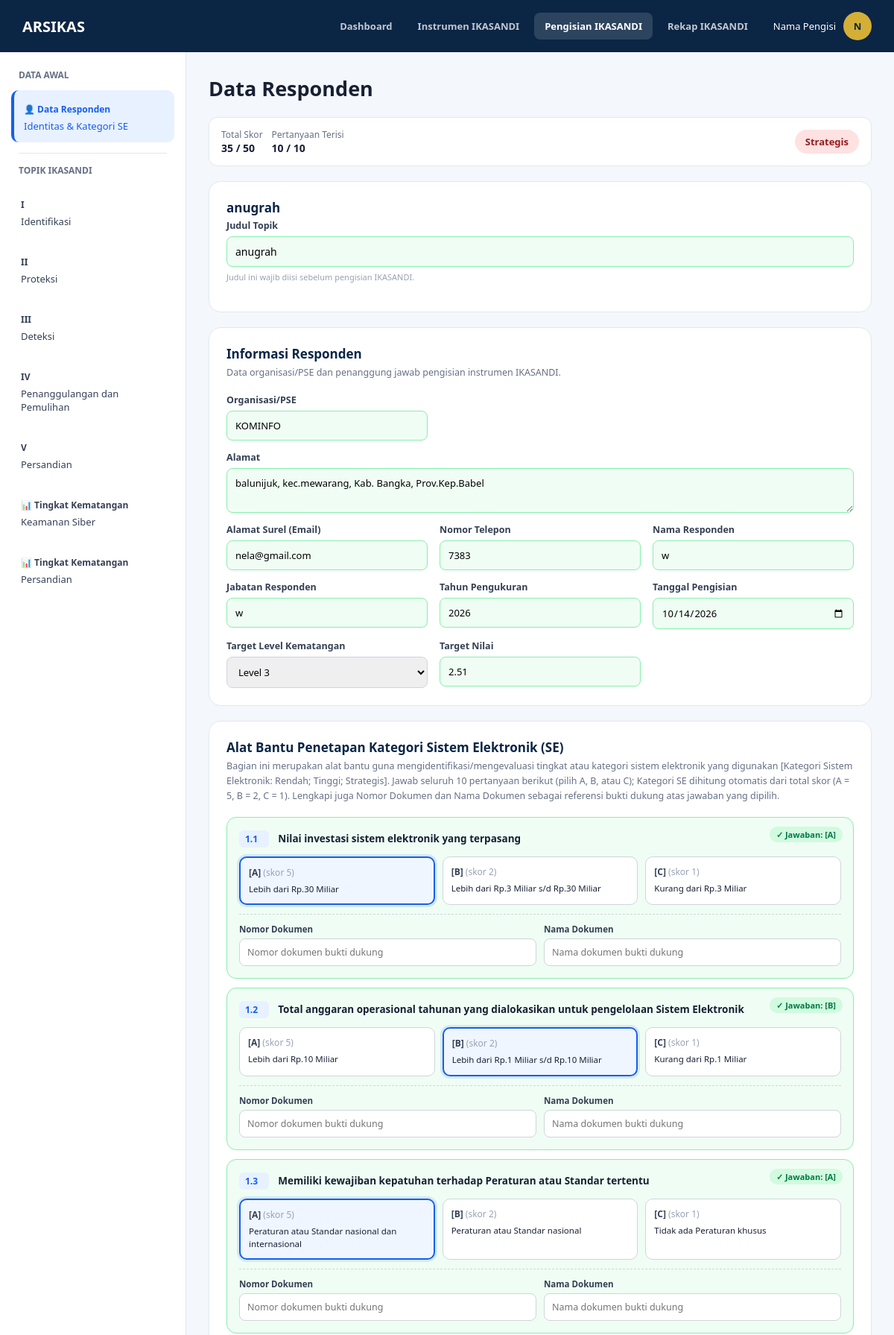
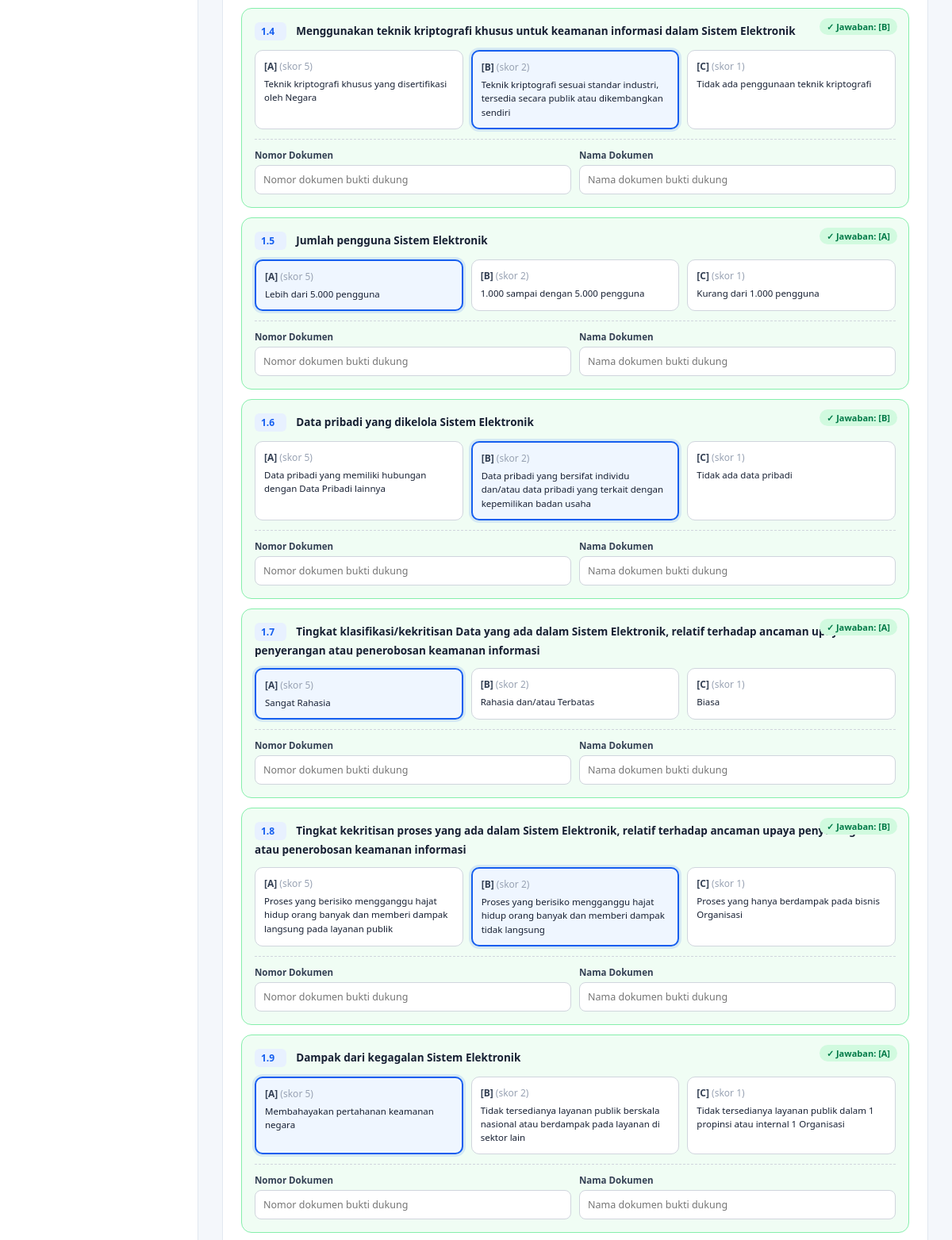
Page /pengisian_ikasandi.php?view=responden (upper part) on the committed database (2 pictures, top to bottom).
### tables this page shows
CREATE TABLE `responden` (
  `id` int(11) NOT NULL,
  `id_users` int(11) NOT NULL,
  `judul_audit` varchar(255) NOT NULL,
  `organisasi_pse` varchar(255) DEFAULT NULL,
  `alamat` text DEFAULT NULL,
  `email` varchar(150) DEFAULT NULL,
  `no_telepon` varchar(50) DEFAULT NULL,
  `nama_responden` varchar(150) DEFAULT NULL,
  `jabatan_responden` varchar(150) DEFAULT NULL,
  `tahun_pengukuran` smallint(6) DEFAULT NULL,
  `tanggal_pengisian` date DEFAULT NULL,
  `target_level_kematangan` varchar(20) DEFAULT NULL,
  `target_nilai` decimal(4,2) DEFAULT NULL,
  `kategori_se` varchar(20) DEFAULT NULL,
  `skor_kategori_se` int(11) DEFAULT NULL,
  `jawaban_alat_bantu_se` text DEFAULT NULL,
  `dokumen_alat_bantu_se` text DEFAULT NULL,
  `created_at` timestamp NOT NULL DEFAULT current_timestamp(),
  `updated_at` timestamp NOT NULL DEFAULT current_timestamp() ON UPDATE current_timestamp()
);

### pengisian_ikasandi.php (the view, shortened to what this page needs)
<?php
require_once 'koneksi.php';
$id_users = (int) ($_SESSION['id_users'] ?? $_SESSION['user_id'] ?? 1);
$nama_pengisi = $_SESSION['nama_lengkap'] ?? $_SESSION['nama'] ?? 'Nama Pengisi';
$id_target = $id_users;
function e($value)
{
    return htmlspecialchars((string) $value, ENT_QUOTES, 'UTF-8');
}
$skor_opsi_se = ['A' => 5, 'B' => 2, 'C' => 1];
$responden = null;
if ($responden === null) {
    $stmt_get_responden = mysqli_prepare(
        $koneksi,
        "SELECT * FROM responden WHERE id_users = ? ORDER BY tanggal_pengisian DESC LIMIT 1"
    );
    if ($stmt_get_responden) {
        mysqli_stmt_bind_param($stmt_get_responden, 'i', $id_target);
        mysqli_stmt_execute($stmt_get_responden);
        $res_responden = mysqli_stmt_get_result($stmt_get_responden);
        $responden = mysqli_fetch_assoc($res_responden) ?: null;
    }
}
$jawaban_ab_se_tersimpan = [];
if ($responden && !empty($responden['jawaban_alat_bantu_se'])) {
    $decoded = json_decode($responden['jawaban_alat_bantu_se'], true);
    if (is_array($decoded)) {
        $jawaban_ab_se_tersimpan = $decoded;
    }
}
$dokumen_ab_se_tersimpan = [];
$skor_tampil     = ($responden && isset($responden['skor_kategori_se']) && $responden['skor_kategori_se'] !== null)
    ? (int) $responden['skor_kategori_se'] : null;
$kategori_tampil = (string) ($responden['kategori_se'] ?? '');
$judul_audit = trim((string) ($responden['judul_audit'] ?? ''));
$kategori = [
    1 => ['kode' => 'I',   'nama' => 'Identifikasi'],
    2 => ['kode' => 'II',  'nama' => 'Proteksi'],
    3 => ['kode' => 'III', 'nama' => 'Deteksi'],
    4 => ['kode' => 'IV',  'nama' => 'Penanggulangan dan Pemulihan'],
    5 => ['kode' => 'V',   'nama' => 'Persandian'],
];
$topik_id = isset($_GET['kategori']) ? (int) $_GET['kategori'] : 1;
$view = $_GET['view'] ?? 'responden';
    ?>
    <?php
$pertanyaan = [];
$sql = "
    SELECT
        id, kode, kategori, pertanyaan,
        indeks_0, indeks_1, indeks_2, indeks_3, indeks_4, indeks_5,
        panduan_indeks_5, keterangan_validasi_sumber
    FROM pertanyaan
    WHERE topik_id = ?
    ORDER BY id ASC
";
$stmt = mysqli_prepare($koneksi, $sql);
if ($stmt) {
    mysqli_stmt_bind_param($stmt, 'i', $topik_id);
    mysqli_stmt_execute($stmt);
    $result = mysqli_stmt_get_result($stmt);
    while ($row = mysqli_fetch_assoc($result)) {
        $pertanyaan[] = $row;
    }
}
foreach ($pertanyaan as $p) {
    $id = (int) $p['id'];
}
?>
<!DOCTYPE html>
<html lang="id">
<head>
</head>
<body>
<header class="header">
    <div class="logo">
        ARSIKAS
    </div>
    <div class="header-kanan">
        <nav class="nav-utama">
            <a href="index.php">Dashboard</a>
            <a href="instrumen_ikasandi.php">Instrumen IKASANDI</a>
            <a href="pengisian_ikasandi.php" class="active">Pengisian IKASANDI</a>
            <a href="rekap_ikasandi.php">Rekap IKASANDI</a>
        </nav>
        <div class="user">
            <?= e($nama_pengisi); ?>
            <div class="avatar">
                <?= e(strtoupper(substr($nama_pengisi, 0, 1))); ?>
            </div>
        </div>
    </div>
</header>
<div class="layout">
<aside class="sidebar">
    <div class="sidebar-title">DATA AWAL</div>
    <a
        href="pengisian_ikasandi.php?view=responden"
        class="kategori <?= ($view === 'responden' ? 'active' : ''); ?>"
    >
        <span class="kategori-kode">👤 Data Responden</span>
        <span class="kategori-nama">Identitas &amp; Kategori SE</span>
    </a>
    <div class="sidebar-sep"></div>
    <div class="sidebar-title">TOPIK IKASANDI</div>
    <?php foreach ($kategori as $id => $item): ?>
        <a
            href="pengisian_ikasandi.php?view=pengisian&kategori=<?= (int) $id; ?>"
            class="kategori <?= ($view === 'pengisian' && $id === $topik_id ? 'active' : ''); ?>"
        >
            <span class="kategori-kode"><?= e($item['kode']); ?></span>
            <span class="kategori-nama"><?= e($item['nama']); ?></span>
        </a>
    <?php endforeach; ?>
    <a
        href="pengisian_ikasandi.php?view=kamsiber"
        class="kategori <?= ($view === 'kamsiber' ? 'active' : ''); ?>"
    >
        <span class="kategori-kode">📊 Tingkat Kematangan</span>
        <span class="kategori-nama">Keamanan Siber</span>
    </a>
    <a
        href="pengisian_ikasandi.php?view=persandian"
        class="kategori <?= ($view === 'persandian' ? 'active' : ''); ?>"
    >
        <span class="kategori-kode">📊 Tingkat Kematangan</span>
        <span class="kategori-nama">Persandian</span>
    </a>
</aside>
<?php if ($view === 'responden'): ?>
<main class="content" style="max-width:1100px;">
    <div class="page-title">
        <div>
            <h1>Data Responden</h1>
        </div>
    </div>
    <div class="se-badge-wrap">
        <div class="se-badge-item">
            Total Skor
            <b id="abseSkorTampil"><?= $skor_tampil !== null ? $skor_tampil : '-'; ?> / 50</b>
        </div>
        <div class="se-badge-item">
            Pertanyaan Terisi
            <b id="abseTerisiTampil"><?= count($jawaban_ab_se_tersimpan); ?> / <?= count($alat_bantu_se); ?></b>
        </div>
        <div class="se-badge <?= e(strtolower($kategori_tampil)); ?>" id="abseKategoriTampil">
        </div>
    </div>
    <div class="rcard">
        <h2 class="rcard-title" id="judulAuditTampil"><?= e($judul_audit !== '' ? $judul_audit : 'Topik IKASANDI'); ?></h2>
        <label class="judul-audit-field">
            Judul Topik
            <input
                type="text"
                id="judulAudit"
                required
                name="judul_audit"
                form="formResponden"
                maxlength="255"
                value="<?= e($judul_audit); ?>"
                placeholder="Ketik judul, misalnya: website am"
            >
            <span class="judul-audit-hint">Judul ini wajib diisi sebelum pengisian IKASANDI.</span>
        </label>
    </div>
    <form method="post" id="formResponden"
          action="pengisian_ikasandi.php?view=responden<?= $id_target !== $id_users ? '&id_users=' . (int) $id_target : ''; ?>">
        <div class="rcard">
            <h2 class="rcard-title">Informasi Responden</h2>
            <p class="rcard-desc">Data organisasi/PSE dan penanggung jawab pengisian instrumen IKASANDI.</p>
            <div class="responden-form">
                <label>
                    Organisasi/PSE
                    <input type="text" name="organisasi_pse" required value="<?= e($responden['organisasi_pse'] ?? ''); ?>">
                </label>
                <label class="full">
                    Alamat
                    <textarea name="alamat" rows="2" required><?= e($responden['alamat'] ?? ''); ?></textarea>
                </label>
                <label>
                    Alamat Surel (Email)
                    <input type="email" name="email" required value="<?= e($responden['email'] ?? ''); ?>">
                </label>
                <label>
                    Nomor Telepon
                    <input type="text" name="no_telepon" required value="<?= e($responden['no_telepon'] ?? ''); ?>">
                </label>
                <label>
                    Nama Responden
                    <input type="text" name="nama_responden" required value="<?= e($responden['nama_responden'] ?? ''); ?>">
                </label>
                <label>
                    Jabatan Responden
                    <input type="text" name="jabatan_responden" required value="<?= e($responden['jabatan_responden'] ?? ''); ?>">
                </label>
                <label>
                    Tahun Pengukuran
                    <input type="number" name="tahun_pengukuran" required min="2000" max="2100"
                           value="<?= e($responden['tahun_pengukuran'] ?? date('Y')); ?>">
                </label>
                <label>
                    Tanggal Pengisian
                    <input type="date" name="tanggal_pengisian_responden" required
                           value="<?= e($responden['tanggal_pengisian'] ?? date('Y-m-d')); ?>">
                </label>
                <label>
                    Target Level Kematangan
                    <select name="target_level_kematangan" required>
                        <?php foreach (['Level 1', 'Level 2', 'Level 3', 'Level 4', 'Level 5'] as $lvl): ?>
                            <option value="<?= e($lvl); ?>"
                                <?= (($responden['target_level_kematangan'] ?? 'Level 3') === $lvl) ? 'selected' : ''; ?>>
                                <?= e($lvl); ?>
                            </option>
                        <?php endforeach; ?>
                    </select>
                </label>
                <label>
                    Target Nilai
                    <input type="number" step="0.01" min="0" max="5" name="target_nilai" required
                           value="<?= e($responden['target_nilai'] ?? '2.51'); ?>">
                </label>
            </div>
        </div>
        <div class="rcard">
            <h2 class="rcard-title">Alat Bantu Penetapan Kategori Sistem Elektronik (SE)</h2>
            <p class="rcard-desc">
                Bagian ini merupakan alat bantu guna mengidentifikasi/mengevaluasi tingkat atau kategori sistem elektronik
                yang digunakan [Kategori Sistem Elektronik: Rendah; Tinggi; Strategis]. Jawab seluruh 10 pertanyaan berikut
                (pilih A, B, atau C); Kategori SE dihitung otomatis dari total skor (A = 5, B = 2, C = 1). Lengkapi juga
                Nomor Dokumen dan Nama Dokumen sebagai referensi bukti dukung atas jawaban yang dipilih.
            </p>
            <?php foreach ($alat_bantu_se as $kode => $item):
                $jawab_tersimpan = $jawaban_ab_se_tersimpan[$kode] ?? '';
                $dok_item  = $dokumen_ab_se_tersimpan[$kode] ?? [];
                $dok_nomor = $dok_item['nomor'] ?? '';
                $dok_nama  = $dok_item['nama'] ?? '';
            ?>
                <div class="abse-item" data-jawaban="<?= e($jawab_tersimpan); ?>">
                    <span class="abse-item-no"><?= e($item['no']); ?></span>
                    <span class="abse-item-judul"><?= e($item['pertanyaan']); ?></span>
                    <div class="abse-opsi-grid">
                        <?php foreach ($item['opsi'] as $huruf => $teks): ?>
                            <div class="abse-opsi">
                                <label for="abse_<?= e($kode); ?>_<?= e($huruf); ?>">
                                    <div class="abse-opsi-title">
                                        [<?= e($huruf); ?>] <span class="abse-opsi-skor">(skor <?= (int) $skor_opsi_se[$huruf]; ?>)</span>
                                    </div>
                                    <?= e($teks); ?>
                                </label>
                            </div>
                        <?php endforeach; ?>
                    </div>
                    <div class="abse-dok-grid">
                        <label>
                            Nomor Dokumen
                            <input
                                type="text"
                                name="ab_se_dok[<?= e($kode); ?>][nomor]"
                                value="<?= e($dok_nomor); ?>"
                                placeholder="Nomor dokumen bukti dukung"
                            >
                        </label>
                        <label>
                            Nama Dokumen
                            <input
                                type="text"
                                name="ab_se_dok[<?= e($kode); ?>][nama]"
                                value="<?= e($dok_nama); ?>"
                                placeholder="Nama dokumen bukti dukung"
                            >
                        </label>
                    </div>
                </div>
            <?php endforeach; ?>
        </div>
    </form>
</main>
<?php endif; ?>
</div>
</body>
</html>

### rows in the picture
responden: judul_audit "anugrah", organisasi_pse "KOMINFO", alamat "balunijuk, kec.mewarang, Kab. Bangka, Prov.Kep.Babel", email "nela@gmail.com", no_telepon "7383", nama_responden "w", jabatan_responden "w", tahun_pengukuran "2026", tanggal_pengisian_responden "10/14/2026", target_nilai "2.51", jawaban_alat_bantu_se "A", jawaban_alat_bantu_se "B"

### other values in the picture
$nama_pengisi "Nama Pengisi"
substr($nama_pengisi, 0, 1) "N"
$item['kode'] "I"
$item['nama'] "Identifikasi"
$item['kode'] "II"
$item['nama'] "Proteksi"
$item['kode'] "III"
$item['nama'] "Deteksi"
$item['kode'] "IV"
$item['nama'] "Penanggulangan dan Pemulihan"
$item['kode'] "V"
$item['nama'] "Persandian"
$item['no'] "1.1"
$item['pertanyaan'] "Nilai investasi sistem elektronik yang terpasang"
$skor_opsi_se[$huruf] "5"
